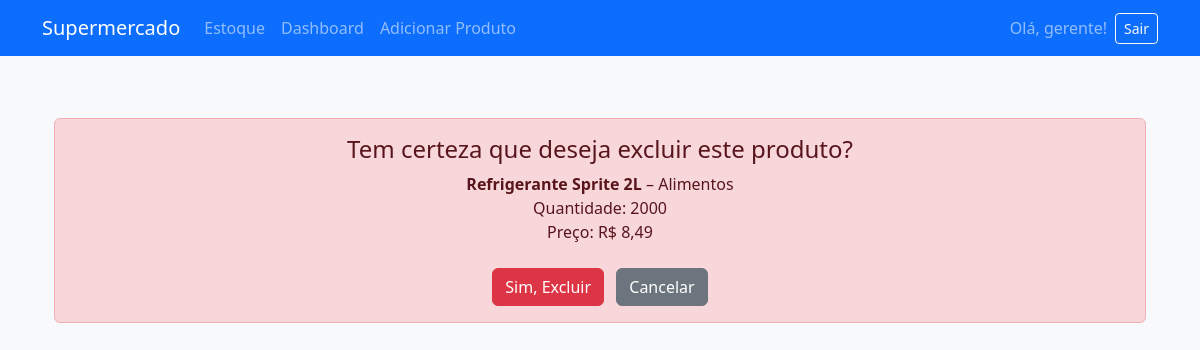
The app's page /excluir/3/ (signed in) with its own data.
### estoque/models.py (models this page shows, shortened)
class Produto(models.Model):
    nome = models.CharField(max_length=100)
    categoria = models.CharField(max_length=20, choices=CATEGORIAS)
    quantidade = models.PositiveIntegerField()
    preco = models.DecimalField(max_digits=8, decimal_places=2)
    data_validade = models.DateField(null=True, blank=True)
    estoque_minimo = models.IntegerField(default=0)

### estoque/views.py (the view)
# urls.py: path('excluir/<int:id>/', views.excluir_produto, name='excluir_produto'),
@login_required
@permission_required('estoque.delete_produto', raise_exception=True)  # Essa função permite excluir um produto do sistema
def excluir_produto(request, id):
    produto = get_object_or_404(Produto, pk=id)
    if request.method == 'POST':
        produto.delete()
        return redirect('listar_produtos')
    return render(request, 'estoque/excluir_produto.html', {'produto': produto})

### estoque/templates/estoque/excluir_produto.html (shortened to what this page needs)
{% extends 'base.html' %}
{% block content %}
<div class="container mt-5">
    <div class="alert alert-danger text-center">
        <h4 class="alert-heading">Tem certeza que deseja excluir este produto?</h4>
        <p class="mb-4">
            <strong>{{ produto.nome }}</strong> – {{ produto.get_categoria_display }}<br>
            Quantidade: {{ produto.quantidade }}<br>
            Preço: R$ {{ produto.preco }}
        </p>
        <form method="post" class="d-inline">
            <button type="submit" class="btn btn-danger">Sim, Excluir</button>
        </form>
        <a href="{% url 'listar_produtos' %}" class="btn btn-secondary ms-2">Cancelar</a>
    </div>
</div>
{% endblock %}

### estoque/templates/base.html (shortened to what this page needs)
<!DOCTYPE html>
<html lang="pt-br">
<head>
    <link href="https://cdn.jsdelivr.net/npm/bootstrap@5.3.3/dist/css/bootstrap.min.css" rel="stylesheet">
</head>
<body class="bg-light">
<nav class="navbar navbar-expand-lg navbar-dark bg-primary fixed-top">
    <div class="container">
        <a class="navbar-brand" href="{% url 'listar_produtos' %}">Supermercado</a>
        <div class="collapse navbar-collapse" id="navbarNav">
            {% if user.is_authenticated %}
                <ul class="navbar-nav me-auto">
                    <li class="nav-item"><a class="nav-link" href="{% url 'listar_produtos' %}">Estoque</a></li>
                    <li class="nav-item"><a class="nav-link" href="{% url 'dashboard' %}">Dashboard</a></li>
                    <li class="nav-item"><a class="nav-link" href="{% url 'adicionar_produto' %}">Adicionar Produto</a></li>
                </ul>
                <span class="navbar-text me-2">
                    Olá, {{ user.username }}!
                </span>
                <form method="post" action="{% url 'logout' %}" style="display: inline;">
    <button type="submit" class="btn btn-outline-light btn-sm">Sair</button>
</form>
            {% endif %}
        </div>
    </div>
</nav>
<div class="container">
    {% block content %}
    {% endblock %}
</div>
</body>
</html>

### estoque/templates/base.html (style rules this page uses)
body { padding-top: 70px; }

### records on screen
Produto: nome "Refrigerante Sprite 2L", categoria "Alimentos", quantidade "2000", preco "8,49"

### other values on screen
{{ user.username }} "gerente"
